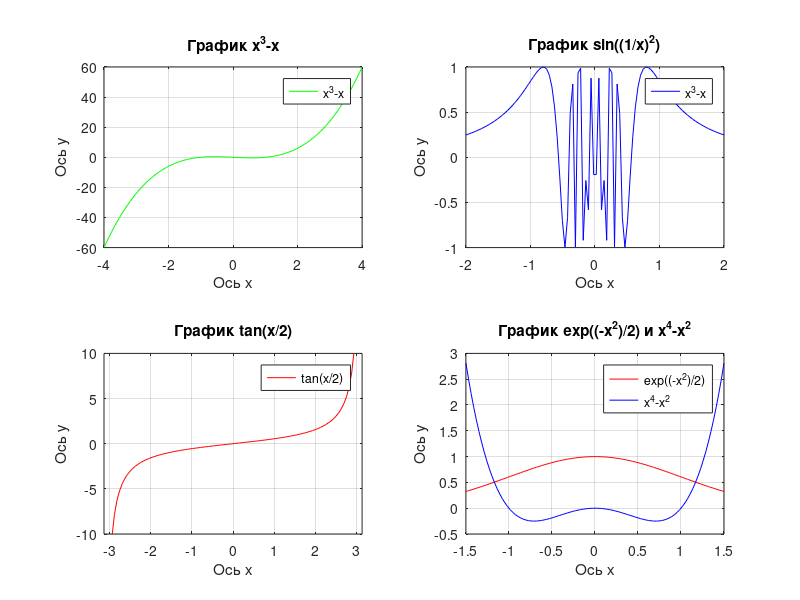

Here is the MATLAB script that generated this plot:
% 1
figure('name','Графики');
subplot(2, 2, 1);
x=linspace(-4,4);
Y=x.^3-x;
plot(x,Y,'g');
title('График x^3-x');
xlabel('Ось x');
ylabel('Ось y');
legend('x^3-x');
grid on;

% 2
subplot(2, 2, 2);
x=linspace(-2,2);
Y1=sin((1./x).^2);
plot(x,Y1,'b');
title('График sin((1/x)^2)');
xlabel('Ось x');
ylabel('Ось y');
legend('x^3-x');
grid on;


% 3
subplot(2, 2, 3);
x=linspace(-pi,pi);
Y=tan(x./2);
plot(x,Y,'r');
axis([-pi pi -10 10]);
title('График tan(x/2)');
xlabel('Ось x');
ylabel('Ось y');
legend('tan(x/2)');
grid on;


% 4
subplot(2, 2, 4);
x=linspace(-1.5,1.5);
Y=exp(((-x.^2)./2));
plot(x,Y,'r');
hold on;
Y=x.^4-x.^2;
plot(x,Y,'b');
title('График exp((-x^2)/2) и x^4-x^2');
xlabel('Ось x');
ylabel('Ось y');
legend('exp((-x^2)/2)','x^4-x^2');
grid on;

